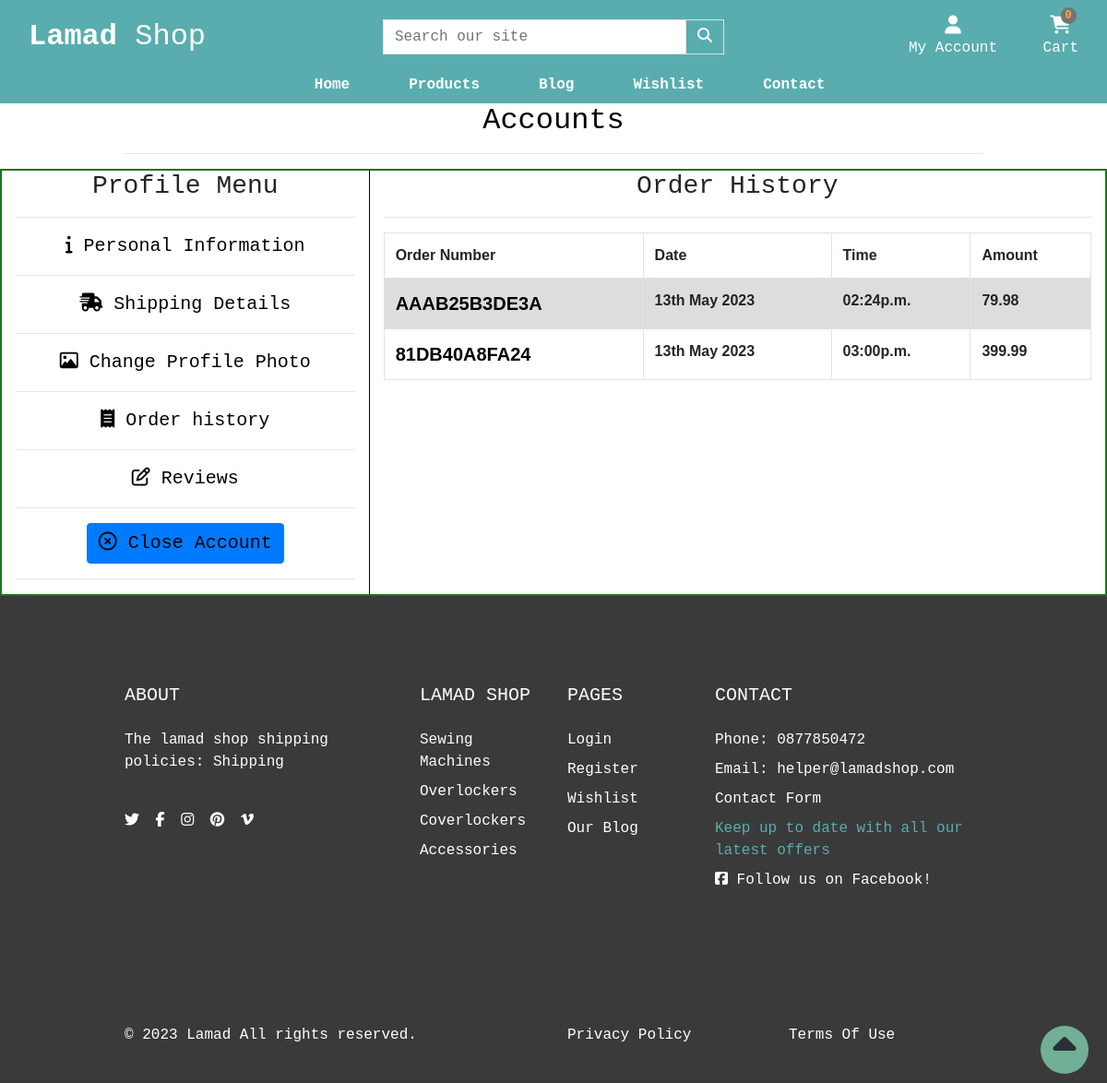
The page /account/order_history/ (signed in) on the database as committed earlier.
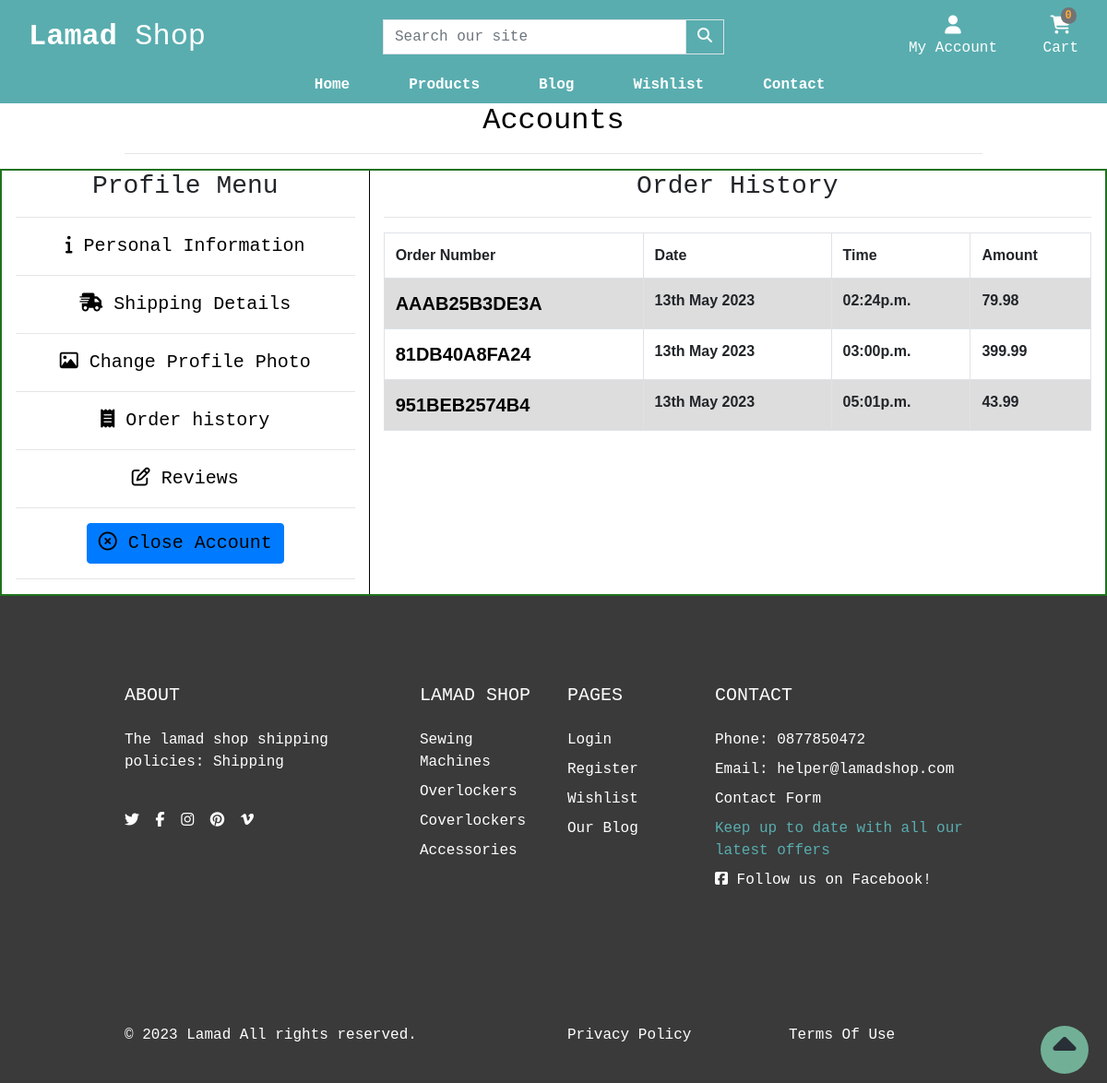
The same page on the database as committed later.
### checkout/models.py (models this page shows, shortened)
class Order(models.Model):
    user = models.ForeignKey(CustomUser, on_delete=models.SET_NULL, null=True)
    order_number = models.CharField(max_length=32, null=False, editable=False)
    first_name = models.CharField(max_length=30, null=False, blank=False)
    last_name = models.CharField(max_length=70, null=False, blank=False)
    email = models.EmailField(max_length=200, null=False, blank=False)
    phone_number = models.CharField(max_length=20, null=True, blank=True)
    country = CountryField(blank_label='Country *', null=False, blank=False)
    street_address1 = models.CharField(max_length=80, null=False, blank=False)
    street_address2 = models.CharField(max_length=80, null=True, blank=True)
    town_or_city = models.CharField(max_length=50, null=False, blank=False)
    postcode = models.CharField(max_length=20, null=True, blank=True)
    county = models.CharField(max_length=80, null=True, blank=True)
    date = models.DateTimeField(auto_now_add=True)
    delivery_cost = models.DecimalField(max_digits=6,
                                        decimal_places=2,
                                        null=False, default=0)
    order_total = models.DecimalField(max_digits=10,
                                      decimal_places=2, null=False, default=0)
    grand_total = models.DecimalField(max_digits=10,
                                      decimal_places=2, null=False, default=0)
    original_cart = models.TextField(null=False, blank=False, default='')
    stripe_pid = models.CharField(max_length=254, null=False, blank=False,
                                  default='')
    is_ordered = models.BooleanField(default=False)

### shop/models.py (models this page shows, shortened)
class Category(models.Model):
    name = models.CharField(max_length=100)
    slug = models.SlugField(max_length=100, unique=True)
    friendly_name = models.CharField(max_length=100, null=True, blank=True)
    description = models.TextField(max_length=250, blank=True)
    class Meta:
        verbose_name = 'category'
        verbose_name_plural = 'Categories'
    def get_absolute_url(self):
        return reverse('shop:products_by_category', args=[self.slug])

### account/views.py (the view)
# urls.py: path('order_history/', order_history, name='order_history'),
@login_required
def order_history(request):
    orders = Order.objects.all()
    template = 'account/order_history.html'
    context = {
        'orders': orders
    }
    return render(request, template, context)

### account/templates/account/order_history.html (shortened to what this page needs)
{% extends "base.html" %}
{% load static %}
{% block extra_css %}
    <link rel="stylesheet" href="{% static 'css/profile.css' %}">
{% endblock %}
{% block page_header %}
    <div class="container header-container">
        <div class="row">
            <div class="col text-center">
                <h2 class="text-black">Accounts</h2>
                <hr>
            </div>
        </div>
    </div>
{% endblock %}
{% block content %}
    <div class="container-fluid profile-container justify-content-space-around">
        <div class="row text-center border-guide">
            <div class="col-xs-12 col-md-4 profile-menu-items">
                <h3 class="text-bl">Profile Menu</h3>
                <hr>
                <ul class="profile-menu-list">
                    <li><a href="{% url 'account:profile' %}" class="menu-item active"><i class="fa-solid fa-info"></i> Personal Information</a></li><hr>
                    <li><a href="{% url 'account:shipping_details' %}" class="menu-item"><i class="fa-solid fa-truck-fast"></i> Shipping Details</a></li><hr>
                    <li><a href="{% url 'account:edit_image' user.id %}" class="menu-item"><i class="fa-regular fa-image"></i></i> Change Profile Photo</a></li><hr>
                    <li><a href="{% url 'account:order_history' %}" class="menu-item"><i class="fa-solid fa-receipt"></i> Order history</a></li><hr>
                    <li><a href="{% url 'account:reviews' %}" class="menu-item"><i class="far fa-edit"></i> Reviews</a></li><hr>
                    <li><a href="#" class="menu-item btn btn-primary" data-toggle="modal" data-target="#myCenteredModal"><i class="fa-regular fa-circle-xmark"></i> Close Account</a></li><hr>
                    </ul>
            </div>
            <div class="col-xs-12 col-md-8 order-items">
                <h3 class="text-bl">Order History</h3>
                <hr>
                <table class="table order-table table-bordered">
                    <tr>
                        <th>Order Number</th>
                        <th>Date</th>
                        <th>Time</th>
                        <th>Amount</th>
                    </tr>
                    {% for order in orders %}
                    {% if order.user_id == user.id %}
                    <tr>
                        <th><a href="{% url 'account:order_history_details' order.order_number %}" target="_blank" class="menu-item">{{ order.order_number|slice:":12" }}</a></th>
                        <th>{{ order.date|date:"dS M Y" }}</th>
                        <th>{{ order.date|date:"h:ia"}}</th>
                        <th>{{ order.grand_total}}</th>
                    </tr>
                    {% endif %}
                    {% endfor %}
                </table>
            </div>
        </div>
    </div>
{% endblock %}

### templates/base.html (shortened to what this page needs)
{% load static %}
<!doctype html>
<html lang="en">
  <head>
    {% block corecss %}
    <link rel="stylesheet" href="https://cdn.jsdelivr.net/npm/bootstrap@4.6.2/dist/css/bootstrap.min.css">
    <link rel="stylesheet" href="https://cdn.jsdelivr.net/npm/bootstrap-icons@1.10.3/font/bootstrap-icons.css">
    <link href="{% static 'css/base.css' %}" rel="stylesheet">
    {% endblock %}
    {% block extra_css %}{% endblock %}
  </head>
  <body>
    <header class="container-fluid">
        <div id="topnav" class="row nav-bg-color pt-lg-2 d-none d-lg-flex">
            <div class="col-12 col-lg-4 my-auto py-1 py-lg-0 text-center text-lg-left">
                <a href="{% url 'home:home' %}" class="nav-link main-logo-link">
                  <h2 class="logo-font text-white my-0"><strong>Lamad</strong> Shop</h2>
                </a>
            </div>
            <div class="col-12 col-lg-4 my-auto py-1 py-lg-0">
                <form method="GET" action="{% url 'shop:products' %}">
                    <div class="input-group w-100">
                        <input class="form-control border border-black rounded-0" type="text" name="q" placeholder="Search our site">
                        <div class="input-group-append">
                            <button class="form-control btn nav-bg-color border border-black rounded-0" type="submit" aria-label="Search our products">
                                <span class="icon">
                                    <i class="fas fa-search"></i>
                                </span>
                            </button>
                        </div>
                    </div>
                </form>
            </div>
            <div class="col-12 col-lg-4 my-auto py-1 py-lg-0">
                <ul class="list-inline list-unstyled text-center text-lg-right my-0">
                    <li class="list-inline-item dropdown">
                        <a class="text-sly nav-link" href="#" id="dt-user-options" data-toggle="dropdown" aria-haspopup="true" aria-expanded="false">
                            <div class="text-center">
                                {% if request.user.is_authenticated %}
                                    <div><i class="fas fa-user fa-lg"></i></div>
                                    <p class="my-0 text-white">My Account</p>
                                {% else %}
                                    <div><i class="fas fa-user fa-lg"></i></div>
                                    <p class="my-0 text-white">Login / Sign Up</p>
                                {% endif %}
                            </div>
                        </a>
                    </li>
                    <li class="list-inline-item">
                        <a class="{% if grand_total %}text-info font-weight-bold{% else %}text-white{% endif %} nav-link" href="{% url 'cart:cart' %}">
                            <div class="text-center">
                                <div><span class="position-absolute top-0 left-100 translate-middle badge rounded-pill bg-light my-button">{{ request.session.cart.keys | length }}</span></div>
                                <div><i class="fa-solid fa-cart-shopping fa-lg"></i></div>
                                <p class="my-0 cart-amount">
                                    {% if grand_total %}
                                        ${{ grand_total|floatformat:2 }}
                                    {% else %}
                                        Cart
                                    {% endif %}
                                </p>
                            </div>
                        </a>
                    </li>
                </ul>
            </div>
        </div>
        <div class="row second-nav">
            <nav class="navbar navbar-expand-lg navbar-dark text-sly w-100">
                    {% include 'includes/mobile-top-header.html' %}
                    {% include 'includes/main-nav.html' %}
            </nav>
        </div>
    </header>
    {% block page_header %}
    {% endblock %}
    {% block content %}
    {% endblock %}
    <a href="#" id="to-top" aria-label="move to top of page">
      <span class="move_to_top">
        <i class="fas fa-caret-up"></i>
      </span>
    </a>
     <footer class="footer" style="background: #3a3a3a">
        <div class="py-5">
          <div class="container py-5">
            <div class="row gx-5 gy-4">
              <div class="col-lg-4">
                 <h5 class="text-white text-uppercase mb-4">ABOUT</h5>
                 <p class="text-white">The lamad shop shipping policies: <a href="{% url 'contact:shipping' %}" class='text-white'>Shipping</a></p>
                 <br>
                <ul class="list-inline mb-0">
                  <li class="list-inline-item me-3"><a class="reset-anchor" href="https://twitter.com" target="_blank" rel="noopener" aria-label="Visit our twitter page(opens on a new tab)"><i class="fab fa-twitter"></i></a></li>
                  <li class="list-inline-item me-3"><a class="reset-anchor" href="https://facebook.com" target="_blank" rel="noopener" aria-label="Visit our facebook page(opens on a new tab)"><i class="fab fa-facebook-f"></i></a></li>
                  <li class="list-inline-item me-3"><a class="reset-anchor" href="https://instagram.com" target="_blank" rel="noopener" aria-label="Visit our instagram page(opens on a new tab)"><i class="fab fa-instagram"></i></a></li>
                  <li class="list-inline-item me-3"><a class="reset-anchor" href="https://pinterest.com" target="_blank" rel="noopener" aria-label="Visit our pinterest page(opens on a new tab)"><i class="fab fa-pinterest"></i></a></li>
                  <li class="list-inline-item"><a class="reset-anchor" href="https://vimeo.com" target="_blank" rel="noopener" aria-label="Visit our vimeo page(opens on a new tab)"><i class="fab fa-vimeo-v"></i></a></li>
                </ul>
              </div>
              <div class="col-lg-2 col-md-6">
                <h5 class="text-white text-uppercase mb-4">Lamad Shop</h5>
                <ul class="list-unstyled text-sm fw-normal mb-0">
                  {% for category in menu %}
                  <li class="mb-1 pb-1"><a href="{{ category.get_absolute_url }}" class="reset-anchor">{{category.name}}</a></li>
                  {% endfor %}
                </ul>
              </div>
              <div class="col-lg-2 col-md-6">
                <h5 class="text-white text-uppercase mb-4">Pages</h5>
                <ul class="list-unstyled text-sm fw-normal mb-0">
                  <li class="mb-1 pb-1"> <a class="reset-anchor" href="{% url 'account:signin' %}">Login</a></li>
                  <li class="mb-1 pb-1"> <a class="reset-anchor" href="{% url 'account:register' %}">Register</a></li>
                  <li class="mb-1 pb-1"> <a class="reset-anchor" href="{% url 'wishlist:wish_list' %}">Wishlist</a></li>
                  <li class="mb-1 pb-1"> <a class="reset-anchor" href="{% url 'blog:articles' %}">Our Blog</a></li>
                </ul>
              </div>
              <div class="newsletter col-lg-4">
                <h5 class="text-white text-uppercase mb-4">Contact</h5>
                <ul class="list-unstyled text-sm fw-normal mb-0">
                  <li class="mb-1 pb-1 text-white">Phone: 0877850472</li>
                  <li class="mb-1 pb-1 text-white">Email: helper@lamadshop.com</li>
                  <li class="mb-1 pb-1"><a href="{% url 'contact:contact' %}" class="reset-anchor">Contact Form</a></li>
                  <li class="mb-1 pb-1 text-sly">Keep up to date with all our latest offers</li>
                  <li class="mb-1 pb-1 text-white"><a href="https://www.facebook.com/profile.php?id=100091956826416" target="_blank" rel="noopener" aria-label="Visit us (opens on a new tab)"><i class="fab fa-facebook-square"></i> Follow us on Facebook!</a></li>
                </ul>
              </div>
            </div>
          </div>
        </div>
        <div class="copyrights py-4" style="background: #3a3a3a">
          <div class="container py-3">
            <div class="row align-items-center gy-3">
              <div class="col-md-6">
                <p class="mb-0 text-sm fw-normal text-white">&copy; 2023 <a class="reset-anchor text-white" href="{% url 'home:home' %}">Lamad</a> All rights reserved.</p>
              </div>
              <div class="col-md-3">
                <p class="mb-0 text-sm fw-normal text-sly"><a class="reset-anchor text-white" href="{% url 'home:privacy' %}">Privacy Policy</a></p>
              </div>
              <div class="col-md-3">
                <p class="mb-0 text-sm fw-normal text-sly"><a class="reset-anchor text-white" href="{% url 'home:terms' %}">Terms Of Use</a></p>
              </div>
            </div>
          </div>
        </div>
      </footer>
  </body>
</html>

### templates/includes/mobile-top-header.html (shortened to what this page needs)
<ul class="list-inline list-unstyled text-center text-lg-right my-0">
</ul>

### templates/includes/main-nav.html (shortened to what this page needs)
{% load  static %}
<div class="collapse navbar-collapse nav-bg-color" id="main-nav">
    <ul class="navbar-nav w-auto mx-auto">
        <li class="nav-item">
            <a class="logo-font font-weight-bold nav-link text-white mr-5" href="{% url 'home:home' %}" id="home-link">
                Home
            </a>
        </li>
        <li class="nav-item dropdown">
            <a class="logo-font font-weight-bold nav-link text-white mr-5" href="#" id="products-link" data-toggle="dropdown" aria-haspopup="true" aria-expanded="false">
                Products
            </a>
        </li>
        <li class="nav-item">
            <a class="logo-font font-weight-bold nav-link text-white mr-5" href="{% url 'blog:articles' %}" id="subscriptions-link">
                Blog
            </a>
        </li>
        <li class="nav-item">
            <a class="logo-font font-weight-bold nav-link text-white mr-5" href="{% url 'wishlist:wish_list' %}" id="wish-link">
                Wishlist
            </a>
        </li>
        <li class="nav-item dropdown">
            <a class="logo-font font-weight-bold nav-link text-white" href="#" id="contact-link" data-toggle="dropdown" aria-haspopup="true" aria-expanded="false">
                Contact
            </a>
        </li>
    </ul>
</div>

Rows that differ between the two databases and show on the page:
added Order: order_number "951BEB2574B4", date "13th May 2023", date "05:01p.m.", grand_total "43.99"
